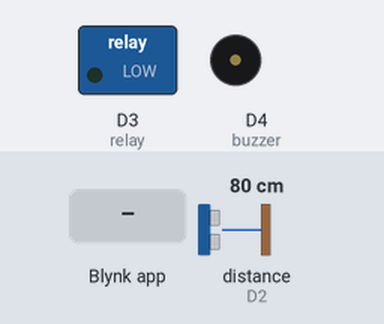
Bench run of a sketch on a simulated ESP8266 (NodeMCU). Shown: switched loads named in the sketch (green lamp = pin HIGH), buzzer (waves = sounding). Wiring (inferred from the names in the program): ultrasonic range finder: trigger D1; echo D2. Inputs (shaded band) come from the test bench; at power-on: distance to the obstacle (sensor on D2) 80 cm. The echo pulse lasts 58.3 µs per cm; WiFi joins after 1.5 s; servers stay silent unless stated; pins used as bus, display or sensor lines are not drawn; what the sketch prints to the serial monitor is not drawn.

Above: at 4.8 s.
4.9 s: Blynk app writes 1 to V1
At 5.83 s:
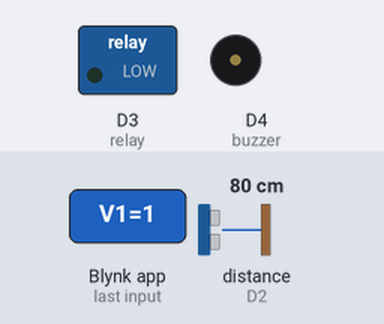
7.4 s: Blynk app writes 0 to V1
At 8.9 s:
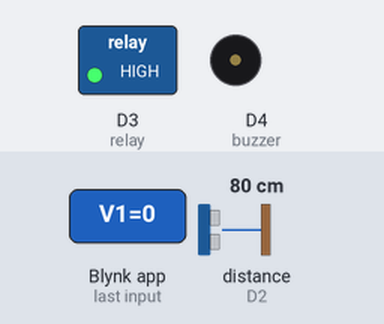
9.8 s: Blynk app writes 200 to V1
At 10.47 s:
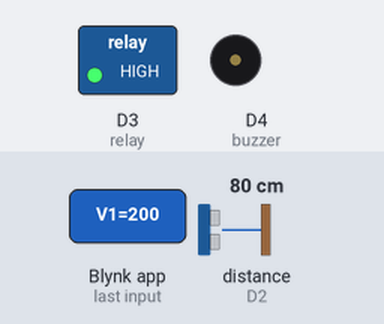
12.1 s: distance to the obstacle (sensor on D2) set to 12 cm
13.8 s: distance to the obstacle (sensor on D2) set to 9 cm
At 15.3 s:
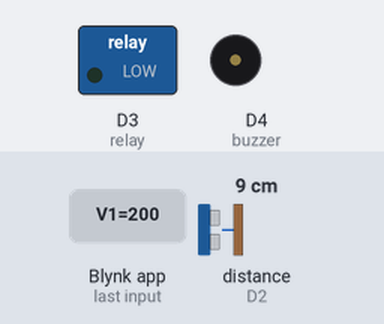
16.1 s: distance to the obstacle (sensor on D2) set to 18 cm
At 17.1 s:
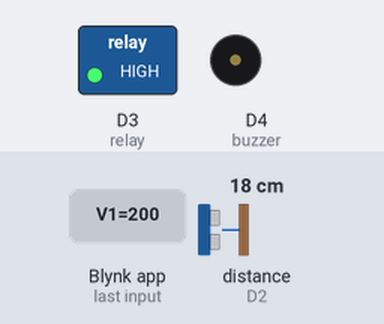
Timing chart, 0 to 19.1 s (numbered marks = the images above; inputs shaded):
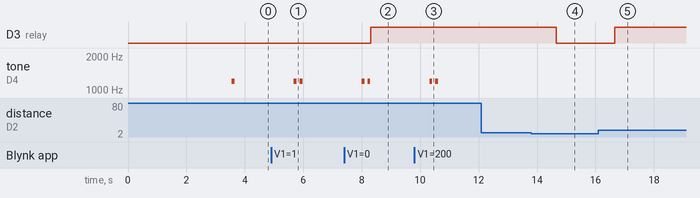

Measured:
- the behaviour switches between 11 and 10 cm on distance to the obstacle (sensor on D2) (found by bisection; images 3 and 4)
- after the input at 4.9 s, tone on D4 (buzzer): alternates 1200 Hz for 0.10 s and silent for 0.10 s, 4 changes in all, then stays silent, starting after 0.78 s
- after the input at 7.4 s, D3 (relay): LOW → HIGH after 0.91 s; tone on D4 (buzzer): alternates 1200 Hz for 0.10 s and silent for 0.10 s, 4 changes in all, then stays silent, starting after 0.60 s
- after the input at 9.8 s, tone on D4 (buzzer): alternates 1200 Hz for 0.10 s and silent for 0.10 s, 4 changes in all, then stays silent, starting after 0.52 s
- after the input at 12.1 s, every drawn part: stays the same
- after the input at 13.8 s, D3 (relay): HIGH → LOW after 0.85 s
- after the input at 16.1 s, D3 (relay): LOW → HIGH after 0.56 s

The sketch:

sketch_jun18a.ino
```cpp
// Blynk info
#define BLYNK_TEMPLATE_ID "TMPL6Id2wNhiZ"
#define BLYNK_TEMPLATE_NAME "Sistem Tandon Otomatis"
#define BLYNK_AUTH_TOKEN "-WSPeYTqIBKzVMqRmtanOxFI-5RWySK9"
//Ini adalah informasi yang diperlukan untuk menghubungkan ke platform Blynk. Blynk adalah platform IoT yang memungkinkan Anda mengontrol perangkat Anda dari jarak jauh.

// Const
const int trigPin = D1; // GPIO2
const int echoPin = D2; // GPIO0
const int relay = D3; // GPIO5
const int buzzer = D4; // GPIO4
int switchRelay = 1;
//trigPin, echoPin, relay, buzzer: Mendefinisikan pin GPIO yang digunakan untuk sensor ultrasonik, relay, dan buzzer.
//switchRelay: Variabel yang menyimpan status relay

// WiFi info
char ssid[] = "Putra";
char pass[] = "uuuuuuuu";

#include <ESP8266WiFi.h>
#include <BlynkSimpleEsp8266.h>
// ESP8266WiFi.h: Library untuk menghubungkan ke WiFi menggunakan ESP8266.
// Library untuk menghubungkan ke platform Blynk menggunakan ESP8266.

void setup() {
  // Initialize serial communication
  Serial.begin(115200);

  // Initialize pins
  pinMode(trigPin, OUTPUT);
  pinMode(echoPin, INPUT);
  pinMode(relay, OUTPUT);
  pinMode(buzzer, OUTPUT);

  // Connect to Blynk
  Blynk.begin(BLYNK_AUTH_TOKEN, ssid, pass);
  for (int i = 0; i < 7; i++) {
    Serial.print(".");
    delay(250);
  }
  normalBuzz();

  // Connect to WiFi
  // WiFi.begin(ssid, pass);
  // while (WiFi.status() != WL_CONNECTED) {
  //   Serial.print(".");
  //   delay(250);
  // }
  // doubleBuzz();
}

void loop() {
  Blynk.run();
  Serial.println(getStatusAir());

  // Check water level
  if (getStatusAir() < 10) {  //fungsi untuk mendapatkan status air dari sensor ultrasonik
    // Turn off relay
    digitalWrite(relay, LOW);
  } else {
    // Check switch relay
    if (switchRelay == 1) {  //Mengontrol status relay berdasarkan level air dan status switch rela
      // Turn on relay if switch is off
      digitalWrite(relay, LOW);
    } else {
      // Turn off relay
      digitalWrite(relay, HIGH);
    }
  }
  delay(1000);
}

int getStatusAir() {
  long duration, distance_cm;

//Mengirim Sinyal Trigger: Mengirimkan sinyal trigger ke sensor ultrasonik.
  digitalWrite(trigPin, LOW);
  delayMicroseconds(2);
  digitalWrite(trigPin, HIGH);
  delayMicroseconds(10);
  digitalWrite(trigPin, LOW);

  // Measure echo pulse
  duration = pulseIn(echoPin, HIGH); //Mengukur Durasi Echo: Mengukur durasi sinyal echo kembali.
  distance_cm = duration * 0.0343 / 2; //Menghitung Jarak: Menghitung jarak berdasarkan durasi sinyal echo.

  Blynk.virtualWrite(V0, distance_cm); //Mengirim Level Air ke Blynk: Mengirimkan data jarak ke Blynk.

  return int(distance_cm);
}

void doubleBuzz() { //mengaktifkan buzzer dengan pola suara berbeda.
  tone(buzzer, 1200, 150);
  delay(100);
  noTone(buzzer);
  delay(100);
  tone(buzzer, 1200, 150);
  delay(100);
  noTone(buzzer);
}

void normalBuzz() {
  tone(buzzer, 1200, 200);
  delay(100);
  noTone(buzzer);
}

//dijalankan ketika ada perubahan nilai pada virtual pin V1 di Blynk. Mengubah status switchRelay dan memanggil doubleBuzz()
BLYNK_WRITE(V1) {
  switchRelay = param.asInt();
  doubleBuzz();
}
```
